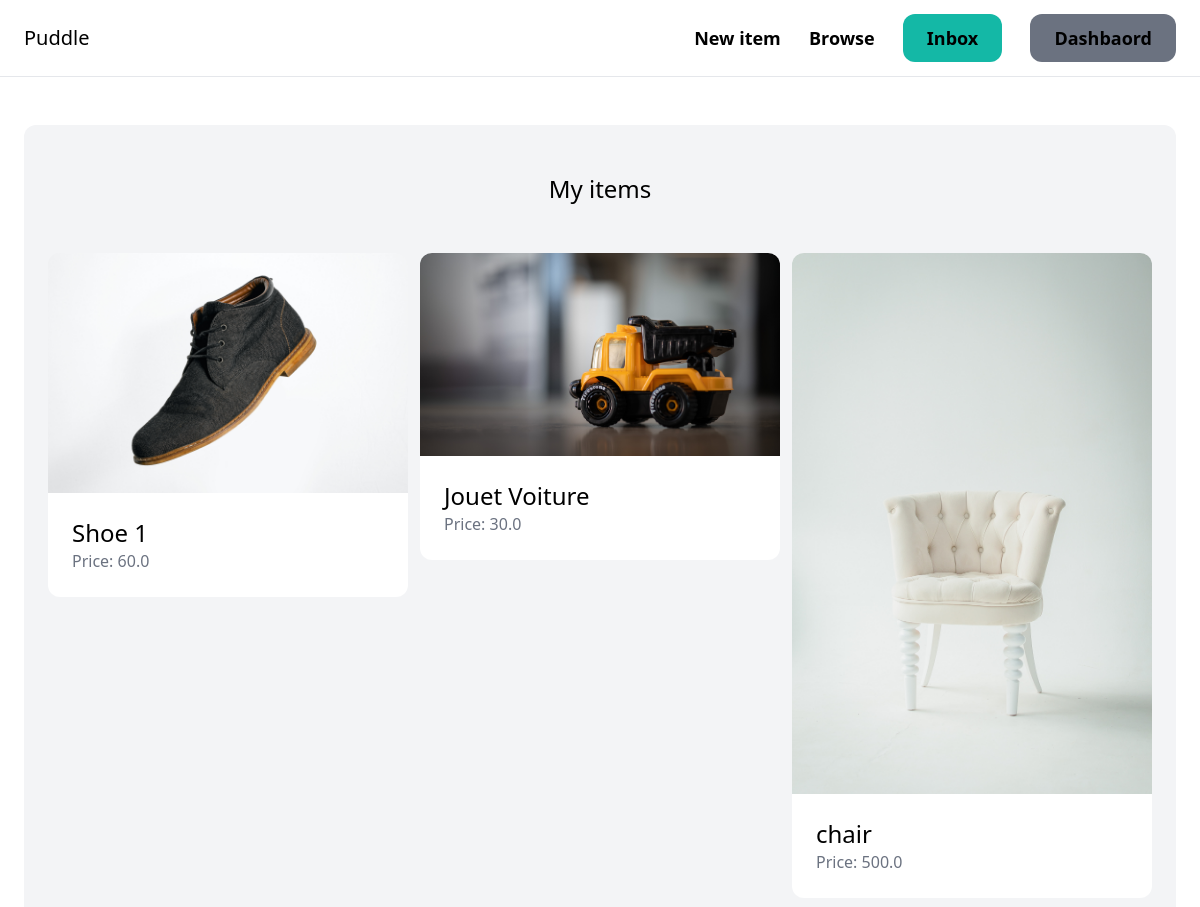
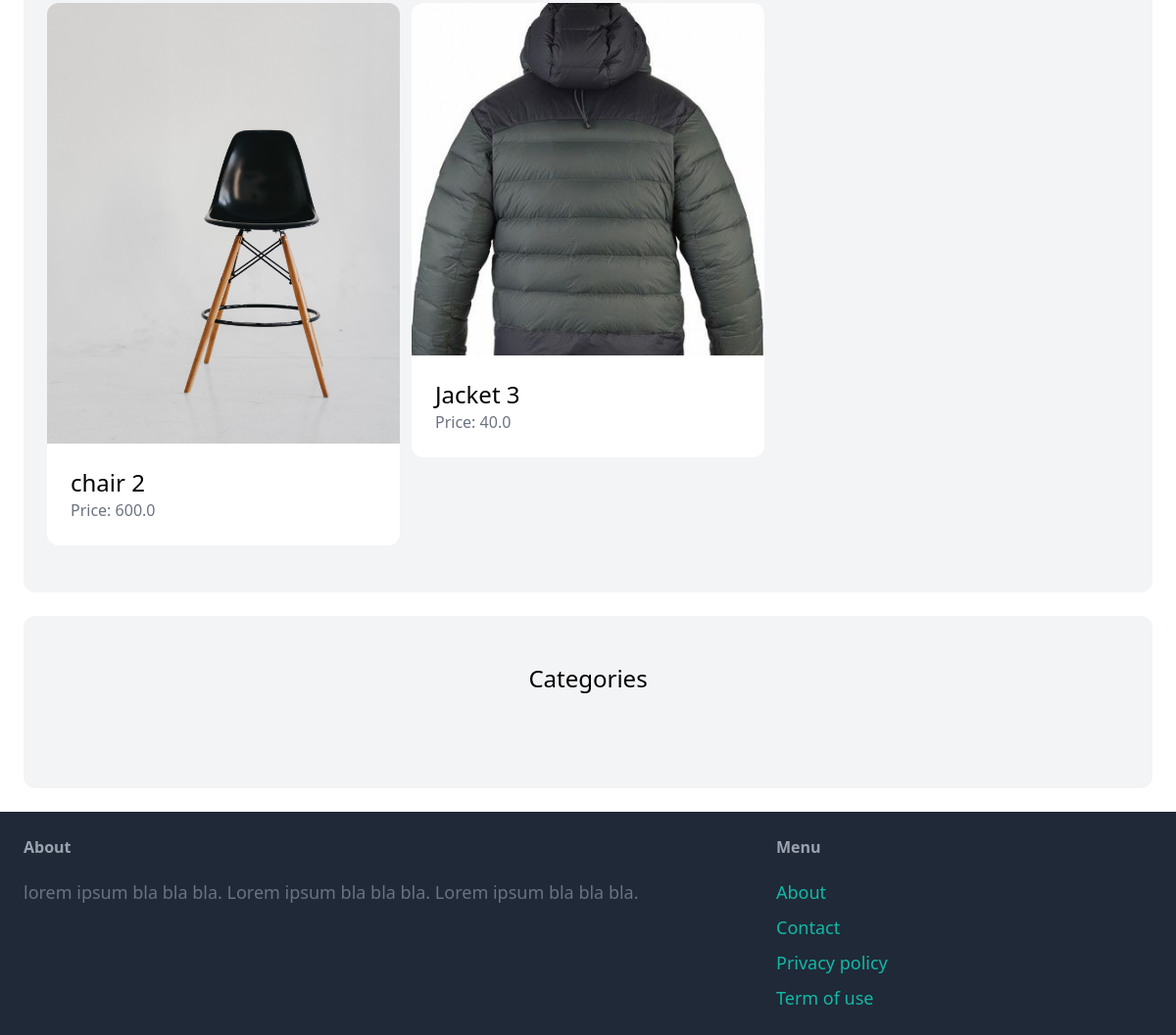
The page /dashboard/ (signed in) on the database its author committed (2 pictures, top to bottom).
### item/models.py (models this page shows, shortened)
class Item(models.Model):
    category = models.ForeignKey(Category, related_name='items', on_delete=models.CASCADE )
    name = models.CharField(max_length=225)
    description = models.TextField(blank=True, null=False)
    price = models.FloatField()
    image = models.ImageField(upload_to='items_images', blank=True, null=True)
    is_sold = models.BooleanField(default=False)
    created_by = models.ForeignKey(User, related_name='items', on_delete=models.CASCADE)
    created_at = models.DateTimeField(auto_now_add=True)

### dashboard/views.py (the view)
# urls.py: path('', views.index, name='index'),
@login_required
def index(request):
    items = Item.objects.filter(created_by=request.user)
    return render(request, 'dashboard/index.html',{
        'items': items,
    })

### dashboard/templates/dashboard/index.html (shortened to what this page needs)
{% extends 'core/base.html'%}
{% block content%}
    <div class="mt-6 px-6 py-12 bg-gray-100 rounded-xl">
        <h2 class="mb-12 text-2xl text-center">My items </h2>
        <div class="grid grid-cols-3 gap-3">
            {%for item in items%}
                <div>
                    <a href="{% url 'item:detail' item.id %}">
                        <div>
                            <img src="{{ item.image.url}}" class="rounded-t-xl">
                        </div>
                        <div class="p-6 bg-white rounded-b-xl">
                            <h2 class="text-2xl "> {{item.name }}</h2>
                            <p class="text-gray-500"> Price: {{item.price}}</p>
                        </div>
                    </a>
                </div>
            {% endfor %}
        </div>
    </div>
    <div class="mt-6 px-6 py-12 bg-gray-100 rounded-xl">
        <h2 class="mb-12 text-2xl text-center">Categories</h2>
    </div>
{% endblock content%}

### rows shown on the page
Item: image (picture), name "Shoe 1", price "60.0"
Item: image (picture), name "Jouet Voiture", price "30.0"
Item: image (picture), name "chair", price "500.0"
Item: image (picture), name "chair 2", price "600.0"
Item: image (picture), name "Jacket 3", price "40.0"
